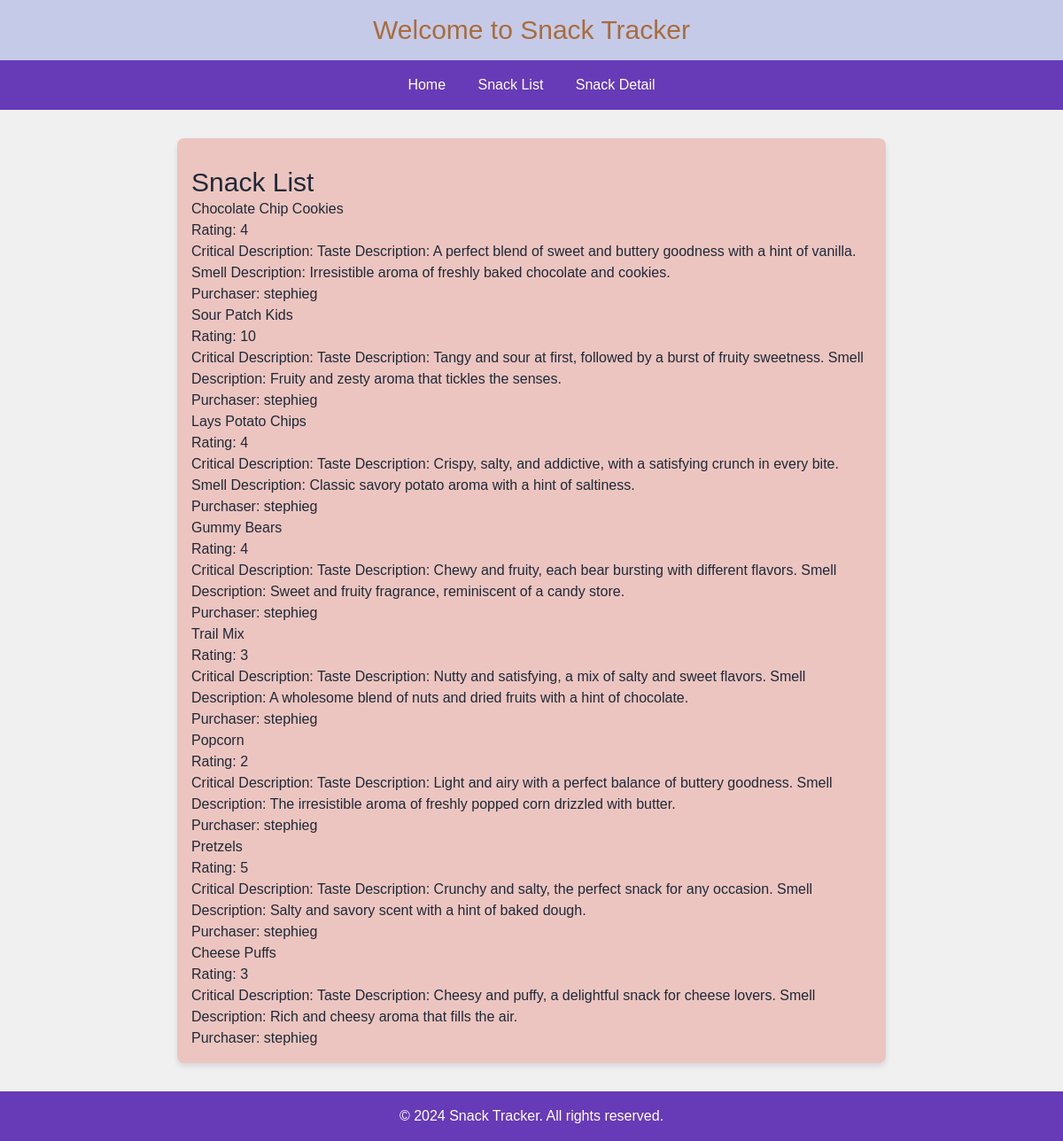
The page /snacks/ on the database its author committed.
### snacks/models.py (models this page shows, shortened)
class Snack(models.Model):
    name = models.CharField(max_length=64)
    rating = models.IntegerField(default=0)
    critical_description = models.TextField()
    purchaser = models.ForeignKey(get_user_model(), on_delete=models.CASCADE)

### snacks/views.py (the view)
# urls.py: path('snacks/', SnackListView.as_view(), name='snack_list'),
class SnackListView(ListView):
  template_name = 'snack_list.html'
  model = Snack
  context_object_name = 'snacks'

### templates/snack_list.html (shortened to what this page needs)
{% extends "base.html" %}
{% block content %}
  <div class="container mx-auto mt-4">
    <h1 class="text-3xl text-royalpurple">Snack List</h1>
    <ul>
      {% for snack in snacks %}
        <li>
          <a href="{% url 'snack_detail' pk=snack.pk %}" class="text-periwinkle hover:underline hover:text-maroon">{{ snack.name }}</a>
          <p class="text-gray-600">Rating: {{ snack.rating }}</p>
          <p class="text-gray-600">Critical Description: {{ snack.critical_description }}</p>
          <p class="text-gray-600">Purchaser: {{ snack.purchaser.username }}</p>
        </li>
      {% endfor %}
    </ul>
  </div>
{% endblock content %}

### templates/base.html (shortened to what this page needs)
{% load compress %}
{% load static %}
<!DOCTYPE html>
<html lang="en">
<head>
    {% compress css %}
    <link rel="stylesheet" href="{% static 'src/output.css' %}">
    {% endcompress %}
</head>
<body>
    <header>
      <h1 class="text-3xl">Welcome to Snack Tracker</h1>
    </header>
    <nav>
        <a href="{% url 'home' %}">Home</a>
        <a href="{% url 'snack_list' %}">Snack List</a>
        <a href="{% url 'snack_detail' pk=1 %}">Snack Detail</a>
    </nav>
    <main>
        {% block content %}{% endblock %}
    </main>
    <footer>
        &copy; 2024 Snack Tracker. All rights reserved.
    </footer>
</body>
</html>

### templates/base.html (style rules this page uses)
body { font-family: 'Arial', sans-serif; background-color: #f0f0f0; color: #1f2937; margin: 0; padding: 0; }
header { background-color: #c5cae9; color: #AA6C39; padding: 1rem; text-align: center; }
nav { background-color: #673ab7; color: #ffffff; padding: 0.5rem; text-align: center; }
nav a { display: inline-block; padding: 0.5rem 1rem; color: #ffffff; text-decoration: none; transition: background-color 0.3s; }
main { max-width: 800px; margin: 2rem auto; padding: 1rem; background-color: #ECC5C0; box-shadow: 0 4px 6px rgba(0, 0, 0, 0.1); border-radius: 8px; }
footer { background-color: #673ab7; color: #ffffff; padding: 1rem; text-align: center; }

### rows shown on the page
Snack: name "Chocolate Chip Cookies", rating "4", critical_description "Taste Description: A perfect blend of sweet and buttery goodness with a hint of vanilla. Smell Description: Irresistible aroma of freshly baked chocolate and cookies.", purchaser.username "stephieg"
Snack: name "Sour Patch Kids", rating "10", critical_description "Taste Description: Tangy and sour at first, followed by a burst of fruity sweetness. Smell Description: Fruity and zesty aroma that tickles the senses.", purchaser.username "stephieg"
Snack: name "Lays Potato Chips", rating "4", critical_description "Taste Description: Crispy, salty, and addictive, with a satisfying crunch in every bite. Smell Description: Classic savory potato aroma with a hint of saltiness.", purchaser.username "stephieg"
Snack: name "Gummy Bears", rating "4", critical_description "Taste Description: Chewy and fruity, each bear bursting with different flavors. Smell Description: Sweet and fruity fragrance, reminiscent of a candy store.", purchaser.username "stephieg"
Snack: name "Trail Mix", rating "3", critical_description "Taste Description: Nutty and satisfying, a mix of salty and sweet flavors. Smell Description: A wholesome blend of nuts and dried fruits with a hint of chocolate.", purchaser.username "stephieg"
Snack: name "Popcorn", rating "2", critical_description "Taste Description: Light and airy with a perfect balance of buttery goodness. Smell Description: The irresistible aroma of freshly popped corn drizzled with butter.", purchaser.username "stephieg"
Snack: name "Pretzels", rating "5", critical_description "Taste Description: Crunchy and salty, the perfect snack for any occasion. Smell Description: Salty and savory scent with a hint of baked dough.", purchaser.username "stephieg"
Snack: name "Cheese Puffs", rating "3", critical_description "Taste Description: Cheesy and puffy, a delightful snack for cheese lovers. Smell Description: Rich and cheesy aroma that fills the air.", purchaser.username "stephieg"
